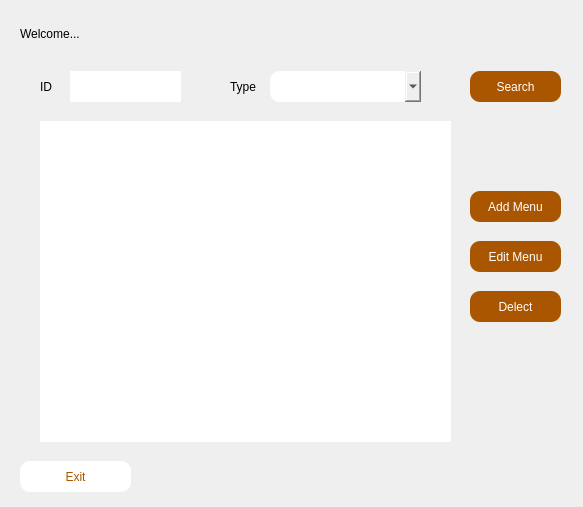
<?xml version="1.0" encoding="UTF-8"?>
<ui version="4.0">
 <class>Manager</class>
 <widget class="QDialog" name="Manager">
  <property name="windowModality">
   <enum>Qt::NonModal</enum>
  </property>
  <property name="enabled">
   <bool>true</bool>
  </property>
  <property name="geometry">
   <rect>
    <x>0</x>
    <y>0</y>
    <width>583</width>
    <height>507</height>
   </rect>
  </property>
  <property name="sizePolicy">
   <sizepolicy hsizetype="Preferred" vsizetype="Preferred">
    <horstretch>0</horstretch>
    <verstretch>0</verstretch>
   </sizepolicy>
  </property>
  <property name="minimumSize">
   <size>
    <width>1</width>
    <height>1</height>
   </size>
  </property>
  <property name="maximumSize">
   <size>
    <width>800</width>
    <height>600</height>
   </size>
  </property>
  <property name="focusPolicy">
   <enum>Qt::NoFocus</enum>
  </property>
  <property name="windowTitle">
   <string>Manager</string>
  </property>
  <property name="windowIcon">
   <iconset>
    <normaloff>Pictures/icon.png</normaloff>Pictures/icon.png</iconset>
  </property>
  <property name="toolTip">
   <string/>
  </property>
  <property name="styleSheet">
   <string notr="true"/>
  </property>
  <property name="modal">
   <bool>false</bool>
  </property>
  <widget class="QPushButton" name="butBack">
   <property name="geometry">
    <rect>
     <x>20</x>
     <y>461</y>
     <width>111</width>
     <height>31</height>
    </rect>
   </property>
   <property name="sizePolicy">
    <sizepolicy hsizetype="Minimum" vsizetype="Fixed">
     <horstretch>0</horstretch>
     <verstretch>0</verstretch>
    </sizepolicy>
   </property>
   <property name="styleSheet">
    <string notr="true">border-radius: 10px;
background-color: rgb(255, 255, 255);
color: rgb(170, 85, 0);
border-color: rgb(170, 85, 0);
</string>
   </property>
   <property name="text">
    <string>Exit</string>
   </property>
   <property name="default">
    <bool>false</bool>
   </property>
   <property name="flat">
    <bool>false</bool>
   </property>
  </widget>
  <widget class="QPushButton" name="butAdd">
   <property name="geometry">
    <rect>
     <x>470</x>
     <y>191</y>
     <width>91</width>
     <height>31</height>
    </rect>
   </property>
   <property name="styleSheet">
    <string notr="true">border-radius: 10px;
background-color: rgb(170, 85, 0);
color: white;</string>
   </property>
   <property name="text">
    <string>Add Menu</string>
   </property>
  </widget>
  <widget class="QLabel" name="label_3">
   <property name="geometry">
    <rect>
     <x>20</x>
     <y>18</y>
     <width>341</width>
     <height>31</height>
    </rect>
   </property>
   <property name="styleSheet">
    <string notr="true">font: 16pt &quot;MS Shell Dlg 2&quot;;
color: rgb(0, 0, 0);</string>
   </property>
   <property name="text">
    <string>Welcome...</string>
   </property>
  </widget>
  <widget class="QPushButton" name="butEdit">
   <property name="geometry">
    <rect>
     <x>470</x>
     <y>241</y>
     <width>91</width>
     <height>31</height>
    </rect>
   </property>
   <property name="styleSheet">
    <string notr="true">border-radius: 10px;
background-color: rgb(170, 85, 0);
color: white;</string>
   </property>
   <property name="text">
    <string>Edit Menu</string>
   </property>
  </widget>
  <widget class="QPushButton" name="butDelete">
   <property name="geometry">
    <rect>
     <x>470</x>
     <y>291</y>
     <width>91</width>
     <height>31</height>
    </rect>
   </property>
   <property name="styleSheet">
    <string notr="true">border-radius: 10px;
background-color: rgb(170, 85, 0);
color: white;</string>
   </property>
   <property name="text">
    <string>Delect</string>
   </property>
  </widget>
  <widget class="QTableWidget" name="tbPizza">
   <property name="geometry">
    <rect>
     <x>40</x>
     <y>121</y>
     <width>411</width>
     <height>321</height>
    </rect>
   </property>
   <property name="styleSheet">
    <string notr="true">border-radius: 10px;
border-color: rgb(85, 255, 255);</string>
   </property>
  </widget>
  <widget class="QComboBox" name="comboBox">
   <property name="geometry">
    <rect>
     <x>270</x>
     <y>71</y>
     <width>151</width>
     <height>31</height>
    </rect>
   </property>
   <property name="styleSheet">
    <string notr="true">border-radius: 10px;</string>
   </property>
  </widget>
  <widget class="QLabel" name="label">
   <property name="geometry">
    <rect>
     <x>230</x>
     <y>71</y>
     <width>31</width>
     <height>31</height>
    </rect>
   </property>
   <property name="styleSheet">
    <string notr="true">font: 9pt &quot;MS Shell Dlg 2&quot;;</string>
   </property>
   <property name="text">
    <string>Type</string>
   </property>
  </widget>
  <widget class="QLabel" name="label_2">
   <property name="geometry">
    <rect>
     <x>40</x>
     <y>71</y>
     <width>31</width>
     <height>31</height>
    </rect>
   </property>
   <property name="styleSheet">
    <string notr="true">font: 9pt &quot;MS Shell Dlg 2&quot;;</string>
   </property>
   <property name="text">
    <string>ID</string>
   </property>
  </widget>
  <widget class="QTextEdit" name="textEdit">
   <property name="geometry">
    <rect>
     <x>70</x>
     <y>71</y>
     <width>111</width>
     <height>31</height>
    </rect>
   </property>
   <property name="styleSheet">
    <string notr="true">border-radius: 10px;
border-color: rgb(85, 255, 255);</string>
   </property>
  </widget>
  <widget class="QPushButton" name="butAdd_2">
   <property name="geometry">
    <rect>
     <x>470</x>
     <y>71</y>
     <width>91</width>
     <height>31</height>
    </rect>
   </property>
   <property name="styleSheet">
    <string notr="true">border-radius: 10px;
background-color: rgb(170, 85, 0);
color: white;
border-color: rgb(85, 255, 255);</string>
   </property>
   <property name="text">
    <string>Search</string>
   </property>
  </widget>
 </widget>
 <resources>
  <include location="Pictures/Pictures.qrc"/>
 </resources>
 <connections/>
</ui>
